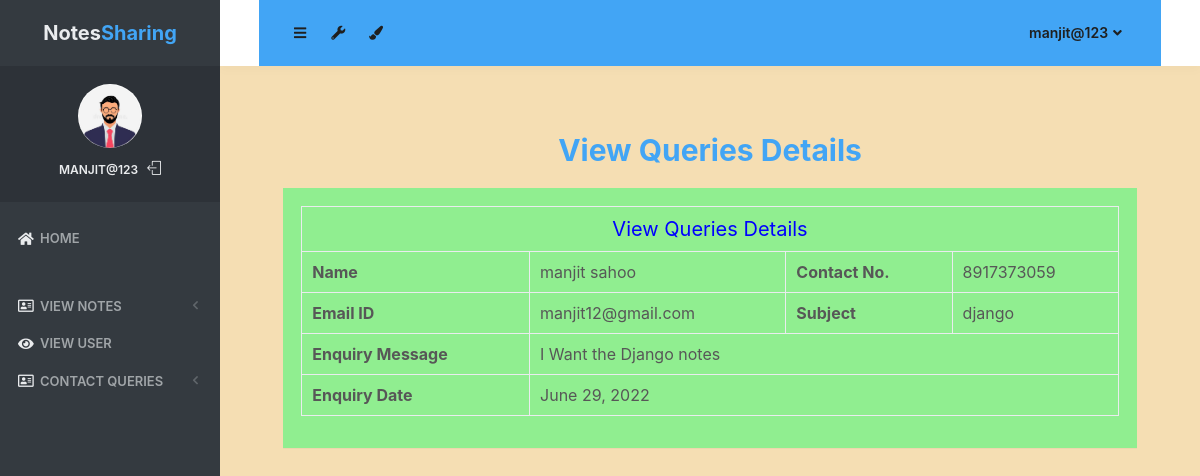
Screenshot of /view_queries/5 (signed in) with the database file from the repository.
### notes/models.py (models this page shows, shortened)
class Contact(models.Model):
    fullname = models.CharField(max_length=100, null=True)
    email = models.CharField(max_length=50, null=True)
    mobile = models.CharField(max_length=15, null=True)
    subject = models.CharField(max_length=100, null=True)
    message = models.CharField(max_length=300, null=True)
    msgdate = models.DateField(null=True)
    isread = models.CharField(max_length=10,null=True)

### notes/views.py (the view)
# urls.py: path('view_queries/<int:pid>', view_queries, name='view_queries'),
def view_queries(request,pid):
    if not request.user.is_authenticated:
        return redirect('login_admin')
    contact = Contact.objects.get(id=pid)
    contact.isread = "yes"
    contact.save()
    return render(request,'view_queries.html', locals())

### notes/templates/view_queries.html (shortened to what this page needs)
{% load static %}
<html lang="en" class="no-focus">
    <head>
        <link rel="stylesheet" href="{% static 'js/plugins/datatables/dataTables.bootstrap4.min.css' %}">
        <link rel="stylesheet" id="css-main" href="{% static 'css1/codebase.min.css' %}">
    </head>
    <body style="background-color:wheat;">
        <div id="page-container" class="sidebar-o sidebar-inverse side-scroll page-header-fixed main-content-narrow">
         {% include "sidebar.html" %}
            {% include "admin_nav.html" %}
            <main id="main-container">
                <div class="content"><br><br>
                    <h2 class="text-primary font-weight-bold text-center">View Queries Details</h2>
                    <div class="block">
                        <div class="block-content block-content-full" style="background-color:lightgreen;">
                            <table class="table table-bordered" >
                                <tr align="center">
                                    <td colspan="4" style="font-size : 20px; color : blue"> View Queries Details</td>
                                </tr>
                                <tr>
                                    <th>Name</th>
                                    <td>{{contact.fullname}}</td>
                                    <th>Contact No.</th>
                                    <td>{{contact.mobile}}</td>
                                </tr>
                                <tr>
                                    <th>Email ID</th>
                                    <td>{{contact.email}}</td>
                                    <th>Subject</th>
                                    <td>{{contact.subject}}</td>
                                </tr>
                                <tr>
                                    <th>Enquiry Message</th>
                                    <td colspan="3">{{contact.message}}</td>
                                </tr>
                                <tr>
                                    <th>Enquiry Date</th>
                                    <td colspan="3">{{contact.msgdate}}</td>
                                </tr>
                            </table>
                        </div>
                    </div>
                </div>
            </main>
</div>
 <link rel="stylesheet" href="https://use.fontawesome.com/releases/v5.6.3/css/all.css">
    </body>
</html>

### notes/templates/sidebar.html (shortened to what this page needs)
{% load static %}
   <nav id="sidebar">
                <div id="sidebar-scroll">
                    <div class="sidebar-content">
                        <div class="content-header content-header-fullrow px-15">
                            <div class="content-header-section text-center align-parent sidebar-mini-hidden">
                                <div class="content-header-item">
                                    <a class="link-effect font-w700" href="{% url 'admin_home' %}">
                                           <span class="font-size-xl text-dual-primary-dark">Notes</span><span class="font-size-xl text-primary">Sharing</span>
                                    </a>
                                </div>
                            </div>
                        </div>
                        <div class="content-side content-side-full content-side-user px-10 align-parent">
                            <div class="sidebar-mini-hidden-b text-center">
                                <a class="img-link" href="be_pages_generic_profile.html">
                                    <img class="img-avatar" src="{% static 'img/avatars/logo1.jpg' %}" alt="">
                                </a>
                                <ul class="list-inline mt-10">
                                    <li class="list-inline-item">
                                        <a class="link-effect text-dual-primary-dark font-size-xs font-w600 text-uppercase" href="{% url 'admin_home' %}">{{ request.user.username }}</a>
                                    </li>
                                    <li class="list-inline-item">
                                        <a class="link-effect text-dual-primary-dark" href="{% url 'logout' %}">
                                            <i class="si si-logout"></i>
                                        </a>
                                    </li>
                                </ul>
                            </div>
                        </div>
                        <div class="content-side content-side-full">
                            <ul class="nav-main">
                                <li class="open">
                                    <a href="{% url 'admin_home' %}"><i class="fas fa-home"></i><span class="sidebar-mini-hide">Home</span></a>
                                </li>
                                <li class="nav-main-heading"><span class="sidebar-mini-visible">UI</span></li>
                                <li>
                                    <a class="nav-submenu" data-toggle="nav-submenu"><i class="far fa-address-card"></i>View Notes</a>
                                </li>
                                <li>
                                    <a  href="{% url 'view_users' %}"><i class="fas fa-eye"></i><span class="sidebar-mini-hide">View User</span></a>
                                </li>
                                <li>
                                    <a class="nav-submenu" data-toggle="nav-submenu"><i class="far fa-address-card"></i>Contact Queries</a>
                                </li>
                           </ul>
                        </div>
                    </div>
                </div>
            </nav>

### notes/templates/admin_nav.html (shortened to what this page needs)
{% load static %}
            <header id="page-header">
                <div class="content-header bg-primary">
                    <div class="content-header-section">
                        <button type="button" class="btn btn-circle btn-dual-secondary" data-toggle="layout" data-action="sidebar_toggle">
                            <i class="fa fa-navicon"></i>
                        </button>
                        <div class="btn-group" role="group">
                            <button type="button" class="btn btn-circle btn-dual-secondary" id="page-header-options-dropdown" data-toggle="dropdown" aria-haspopup="true" aria-expanded="false">
                                <i class="fa fa-wrench"></i>
                            </button>
                        </div>
                        <div class="btn-group" role="group">
                            <button type="button" class="btn btn-circle btn-dual-secondary" id="page-header-themes-dropdown" data-toggle="dropdown" aria-haspopup="true" aria-expanded="false">
                                <i class="fa fa-paint-brush"></i>
                            </button>
                        </div>
                    </div>
                    <div class="content-header-section">
                        <div class="btn-group" role="group">
                            <button type="button" class="btn btn-rounded btn-dual-secondary" id="page-header-user-dropdown" data-toggle="dropdown" aria-haspopup="true" aria-expanded="false">
                                {{ request.user.username}}<i class="fa fa-angle-down ml-5"></i>
                            </button>
                        </div>
                    </div>
                </div>
            </header>

### rows the page displays
Contact: fullname "manjit sahoo", mobile "8917373059", email "manjit12@gmail.com", subject "django", message "I Want the Django notes", msgdate "June 29, 2022"

### other values shown
{{ request.user.username }} "MANJIT@123"
{{ request.user.username }} "manjit@123"
